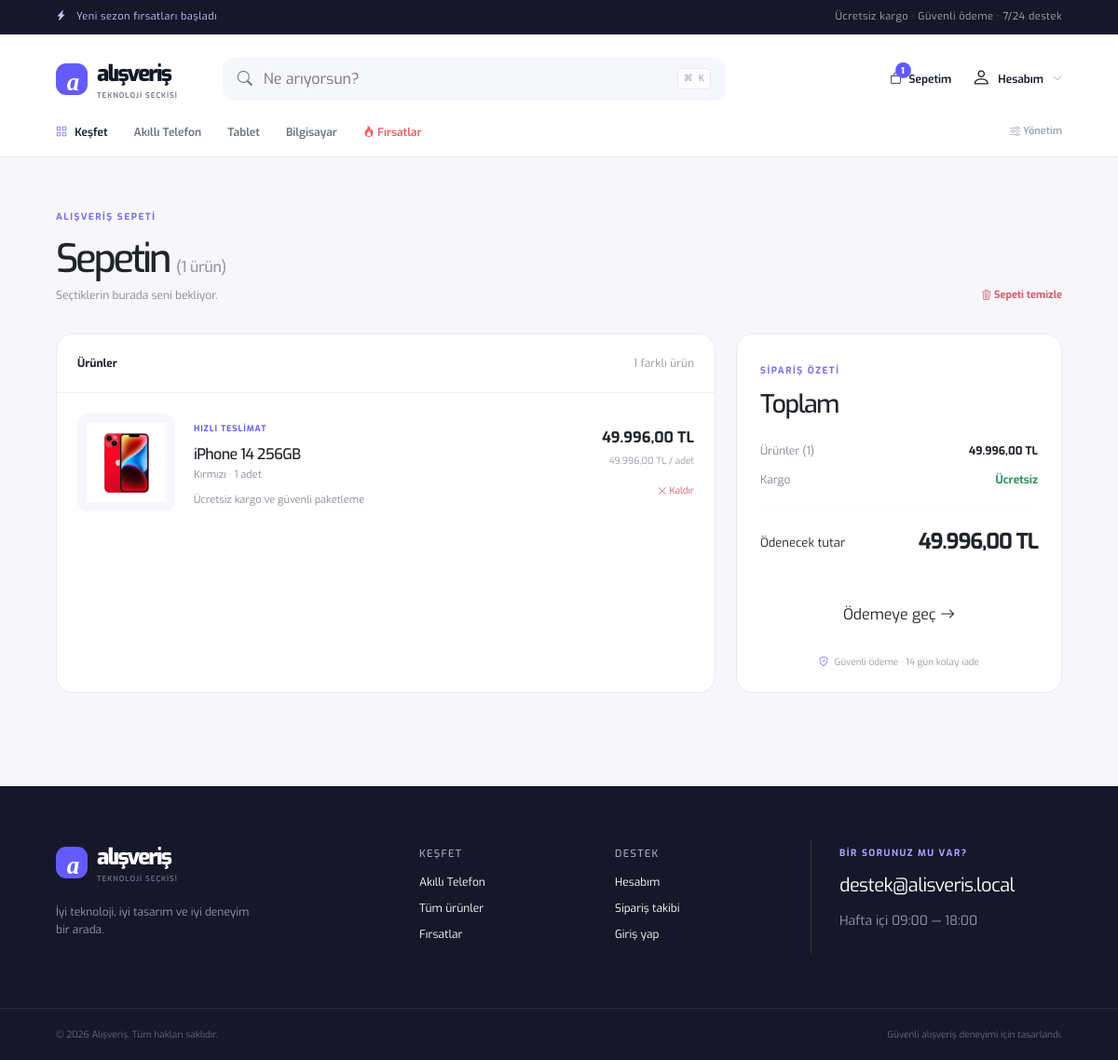
The app's page /sepet.php (signed in) with its own data.
### tables this page shows
CREATE TABLE `kategori` (
  `kategori_id` int(11) NOT NULL,
  `kategori_ad` varchar(50) NOT NULL,
  `kategori_link` varchar(100) NOT NULL
);

CREATE TABLE `sepet` (
  `sepet_kalem_id` int(11) NOT NULL,
  `kullanici_id` int(11) NOT NULL,
  `telefon_id` int(11) NOT NULL,
  `adet` int(11) NOT NULL DEFAULT 1,
  `ekleme_tarihi` datetime DEFAULT current_timestamp()
);

CREATE TABLE `telefon` (
  `id` int(11) NOT NULL,
  `model_id` int(11) NOT NULL,
  `img` varchar(250) NOT NULL,
  `fiyat` decimal(10,2) NOT NULL,
  `satici` varchar(150) NOT NULL,
  `renk_id` int(11) NOT NULL,
  `hafiza_id` int(11) NOT NULL,
  `teslimat` varchar(50) NOT NULL,
  `odeme_secenekleri` varchar(255) NOT NULL,
  `taksit_secenekleri` varchar(255) NOT NULL,
  `stok_id` int(11) NOT NULL,
  `stok_adet` int(11) DEFAULT NULL,
  `kategori_id` int(11) NOT NULL,
  `puan` float NOT NULL
);

CREATE TABLE `model` (
  `model_id` int(11) NOT NULL,
  `model_ad` varchar(100) NOT NULL
);

CREATE TABLE `hafiza` (
  `hafiza_id` int(11) NOT NULL,
  `hafiza_ad` varchar(20) NOT NULL
);

CREATE TABLE `renkler` (
  `renk_id` int(11) NOT NULL,
  `renk_ad` varchar(50) NOT NULL
);

### sepet.php (the view, shortened to what this page needs)
<?php
include 'admin/baglanti.php';
$userId = (int) $_SESSION['kullanici_id'];
$items = mysqli_query($conn, "SELECT s.sepet_kalem_id, s.adet, t.img, t.fiyat, t.stok_adet, t.stok_id, m.model_ad, h.hafiza_ad, r.renk_ad FROM sepet s JOIN telefon t ON t.id=s.telefon_id LEFT JOIN model m ON m.model_id=t.model_id LEFT JOIN hafiza h ON h.hafiza_id=t.hafiza_id LEFT JOIN renkler r ON r.renk_id=t.renk_id WHERE s.kullanici_id=$userId ORDER BY s.sepet_kalem_id DESC");
$cartItems = [];
$total = 0;
$count = 0;
while ($item = mysqli_fetch_assoc($items)) {
    $item['line_total'] = (float) $item['fiyat'] * (int) $item['adet'];
    $cartItems[] = $item;
    $total += $item['line_total'];
    $count += (int) $item['adet'];
}
?>
<!doctype html>
<html lang="tr"><head><?php include 'parts/head.php'; ?><link rel="stylesheet" href="assets/css/account.css"></head><body>
<?php include 'parts/header.php'; ?>
<main class="account-page cart-page">
    <div class="page-intro"><div><span class="eyebrow">Alışveriş sepeti</span><h1>Sepetin <span>(<?= $count ?> ürün)</span></h1><p>Seçtiklerin burada seni bekliyor.</p></div><?php if ($cartItems): ?><a class="text-action danger-action" href="sepet_temizle.php" onclick="return confirm('Sepetindeki tüm ürünler silinsin mi?')"><i class="bi bi-trash3"></i> Sepeti temizle</a><?php endif; ?></div>
    <?php if (!$cartItems): ?>
        <section class="empty-panel"><div class="empty-icon"><i class="bi bi-bag"></i></div><h2>Sepetin şu an boş</h2><p>İlham veren teknoloji ürünlerini keşfetmeye ne dersin?</p><a class="btn btn-brand" href="telefon.php">Alışverişe başla <i class="bi bi-arrow-up-right"></i></a></section>
    <?php else: ?>
        <div class="cart-layout"><section class="cart-items"><div class="cart-panel-head"><b>Ürünler</b><span><?= count($cartItems) ?> farklı ürün</span></div><?php foreach ($cartItems as $item): ?><article class="cart-item"><div class="cart-product-image"><img src="assets/img/<?= htmlspecialchars($item['img']) ?>" alt="<?= htmlspecialchars($item['model_ad']) ?>"></div><div class="cart-product-info"><span class="cart-label"><?= htmlspecialchars($item['stok_id'] == 2 ? 'Stok tükendi' : 'Hızlı teslimat') ?></span><h2><?= htmlspecialchars(trim($item['model_ad'].' '.$item['hafiza_ad'])) ?></h2><p><?= htmlspecialchars($item['renk_ad'] ?? '') ?> · <?= (int)$item['adet'] ?> adet</p><small><?= htmlspecialchars($item['stok_id'] == 2 ? 'Bu ürün stokta değil.' : 'Ücretsiz kargo ve güvenli paketleme') ?></small></div><div class="cart-item-price"><strong><?= number_format($item['line_total'], 2, ',', '.') ?> TL</strong><span><?= number_format((float)$item['fiyat'], 2, ',', '.') ?> TL / adet</span><a href="sepet_sil.php?sepet_kalem_id=<?= (int)$item['sepet_kalem_id'] ?>&confirm=1" onclick="return confirm('Bu ürünü sepetten çıkarılsın mı?')"><i class="bi bi-x-lg"></i> Kaldır</a></div></article><?php endforeach; ?></section>
            <aside class="summary-card"><span class="eyebrow">Sipariş özeti</span><h2>Toplam</h2><div class="summary-row"><span>Ürünler (<?= $count ?>)</span><b><?= number_format($total, 2, ',', '.') ?> TL</b></div><div class="summary-row"><span>Kargo</span><b class="success-text">Ücretsiz</b></div><hr><div class="summary-total"><span>Ödenecek tutar</span><strong><?= number_format($total, 2, ',', '.') ?> TL</strong></div><a class="btn btn-brand summary-button" href="odeme.php">Ödemeye geç <i class="bi bi-arrow-right"></i></a><div class="secure-note"><i class="bi bi-shield-check"></i> Güvenli ödeme · 14 gün kolay iade</div></aside>
        </div>
    <?php endif; ?>
</main>
<?php include 'parts/footer.php'; ?></body></html>

### parts/header.php (shortened to what this page needs)
<?php
$userId = (int) ($_SESSION['kullanici_id'] ?? 0);
$cartCount = 0;
if ($userId) {
    $cartResult = mysqli_query($conn, "SELECT COALESCE(SUM(adet), 0) AS toplam_adet FROM sepet WHERE kullanici_id = $userId");
    $cartCount = (int) (mysqli_fetch_assoc($cartResult)['toplam_adet'] ?? 0);
}
?>
<header class="site-header">
    <div class="announcement"><span><i class="bi bi-lightning-charge-fill"></i> Yeni sezon fırsatları başladı</span><span class="announcement-right">Ücretsiz kargo · Güvenli ödeme · 7/24 destek</span></div>
    <div class="header-main">
        <a class="brand" href="index.php" aria-label="Alışveriş ana sayfa"><span class="brand-mark">a</span><span>alışveriş<small>teknoloji seçkisi</small></span></a>
        <form class="search-form" action="telefon.php" method="get"><i class="bi bi-search"></i><input name="q" type="search" placeholder="Ne arıyorsun?" aria-label="Ürün ara"><kbd>⌘ K</kbd></form>
        <div class="header-actions">
            <a href="sepet.php" class="header-action"><span class="icon-wrap"><i class="bi bi-bag"></i><?php if ($cartCount): ?><b><?= $cartCount > 9 ? '9+' : $cartCount ?></b><?php endif; ?></span><span>Sepetim</span></a>
            <div class="dropdown"><button class="header-action account-action" data-bs-toggle="dropdown" aria-expanded="false"><i class="bi bi-person"></i><span><?= $userId ? 'Hesabım' : 'Giriş yap' ?></span><i class="bi bi-chevron-down chevron"></i></button>
            </div>
        </div>
    </div>
    <nav class="category-nav"><a href="index.php" class="nav-home"><i class="bi bi-grid"></i> Keşfet</a><?php $categories = mysqli_query($conn, "SELECT * FROM kategori ORDER BY kategori_id ASC"); while ($category = mysqli_fetch_assoc($categories)): ?><a href="<?= htmlspecialchars($category['kategori_link']) ?>"><?= htmlspecialchars($category['kategori_ad']) ?></a><?php endwhile; ?><a href="telefon.php?sort=campaign" class="nav-highlight"><i class="bi bi-fire"></i> Fırsatlar</a><a href="admin/admin.php" class="nav-admin ms-auto"><i class="bi bi-sliders"></i> Yönetim</a></nav>
</header>

### assets/css/style.css (style rules this page uses)
* { margin: 0; padding: 0; box-sizing: border-box; font-family: 'Exo', sans-serif; }
:root { --ink:#111827;--muted:#6b7280;--line:#e8e9ee;--brand:#635bff;--soft:#f6f7fb;--dark:#17172a }
body { background:#fff;color:var(--ink);font-size:15px }
a { color:inherit }
.site-header { background:#fff;position:relative;z-index:10 }
.announcement { background:var(--dark);color:#fff;display:flex;justify-content:space-between;padding:10px max(5vw,24px);font-size:11px;letter-spacing:.04em }
.announcement span:first-child { color:#c9c5ff }
.announcement i { margin-right:7px }
.announcement-right { opacity:.62 }
.header-main { max-width:1240px;margin:auto;padding:24px max(5vw,24px);display:flex;align-items:center;gap:48px }
.brand { display:flex;align-items:center;gap:10px;text-decoration:none!important;color:var(--ink);font-size:24px;font-weight:800;letter-spacing:-.07em;white-space:nowrap }
.brand small { display:block;font-size:8px;letter-spacing:.12em;text-transform:uppercase;color:var(--muted);font-weight:600 }
.brand-mark { display:grid;place-items:center;background:var(--brand);color:#fff;width:34px;height:34px;border-radius:11px;font-family:Georgia,serif;font-style:italic;font-size:27px;letter-spacing:-.12em }
.search-form { height:46px;display:flex;align-items:center;gap:12px;background:var(--soft);border:1px solid transparent;border-radius:13px;padding:0 15px;flex:1;max-width:540px;color:var(--muted) }
.search-form input { background:transparent;border:0;outline:0;width:100%;font:inherit;color:var(--ink) }
.search-form kbd { font-size:10px;color:#9ca3af;background:#fff;border:1px solid var(--line);border-radius:5px;padding:3px 6px;white-space:nowrap }
.header-actions { display:flex;align-items:center;gap:22px;margin-left:auto }
.header-action { border:0;background:none;text-decoration:none!important;display:flex;align-items:center;gap:8px;font-size:12px;font-weight:600;white-space:nowrap;color:var(--ink) }
.header-action>i { font-size:20px }
.icon-wrap { position:relative }
.icon-wrap b { position:absolute;right:-10px;top:-9px;background:var(--brand);color:#fff;border-radius:20px;font-size:9px;min-width:17px;height:17px;text-align:center;padding-top:3px }
.account-action { padding:0 }
.chevron { font-size:10px!important;color:#9ca3af;margin-left:2px }
.category-nav { max-width:1240px;margin:auto;padding:0 max(5vw,24px) 17px;display:flex;align-items:center;gap:28px;border-bottom:1px solid var(--line);font-size:12px;font-weight:600 }
.category-nav a { text-decoration:none!important;color:#6b7280 }
.category-nav a:hover,.category-nav .nav-home { color:var(--ink) }
.category-nav .nav-home i { color:var(--brand);margin-right:5px }
.category-nav .nav-highlight { color:#ef5c65 }
.nav-admin { font-size:11px!important;color:#9ca3af!important }
.eyebrow { text-transform:uppercase;letter-spacing:.15em;font-size:10px;font-weight:700;color:#7770e8;display:inline-block }
.btn-brand { background:var(--brand);color:#fff;border:0;border-radius:10px;padding:13px 17px;font-size:12px;font-weight:700 }

### records on screen
kategori: kategori_ad "Akıllı Telefon"
kategori: kategori_ad "Tablet"
kategori: kategori_ad "Bilgisayar"
sepet: telefon.img (picture), telefon.stok_id "HIZLI TESLIMAT", model.model_ad "iPhone 14 256GB", renkler.renk_ad "Kırmızı", adet "1", telefon.stok_id "Ücretsiz kargo ve güvenli paketleme", line_total "49.996,00", telefon.fiyat "49.996,00"

### other values on screen
$cartCount "1"
$count "1"
count($cartItems) "1"
$total "49.996,00"
